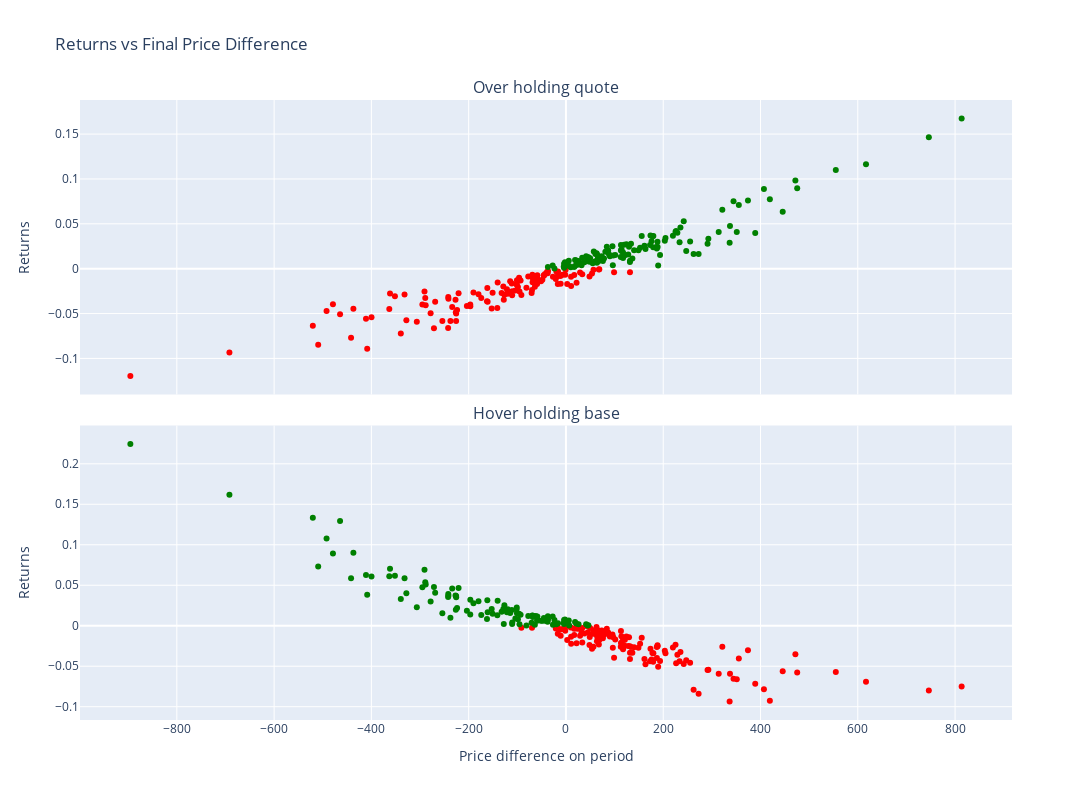

Here is the notebook cell this chart was saved with:
### Markdown cell above
## Analysis

### Code cell
fig = make_subplots(rows=2, cols=1, shared_xaxes=True, specs=[[{}], [{}]], vertical_spacing=0.05, subplot_titles=("Over holding quote", "Hover holding base"))

quote_negative_returns = [[price, ret] for price, ret in zip(final_price_diff_arr, quote_returns_arr) if ret < 0]
quote_positive_returns = [[price, ret] for price, ret in zip(final_price_diff_arr, quote_returns_arr) if ret >= 0]

base_negative_returns = [[price, ret] for price, ret in zip(final_price_diff_arr, base_returns_arr) if ret < 0]
base_positive_returns = [[price, ret] for price, ret in zip(final_price_diff_arr, base_returns_arr) if ret >= 0]

fig.add_trace(
    go.Scatter(x=[row[0] for row in quote_negative_returns], y=[row[1] for row in quote_negative_returns], name="Returns", mode="markers", marker=dict(color="red")),
    row=1, col=1
)
fig.add_trace(
    go.Scatter(x=[row[0] for row in quote_positive_returns], y=[row[1] for row in quote_positive_returns], name="Returns", mode="markers", marker=dict(color="green")),
    row=1, col=1
)
fig.add_trace(
    go.Scatter(x=[row[0] for row in base_negative_returns], y=[row[1] for row in base_negative_returns], name="Returns", mode="markers", marker=dict(color="red")),
    row=2, col=1
)
fig.add_trace(
    go.Scatter(x=[row[0] for row in base_positive_returns], y=[row[1] for row in base_positive_returns], name="Returns", mode="markers", marker=dict(color="green")),
    row=2, col=1
)


fig.update_xaxes(title_text="Price difference on period", row=2, col=1)
fig.update_yaxes(title_text="Returns", row=1, col=1)
fig.update_yaxes(title_text="Returns", row=2, col=1)

fig.update_layout(
    title="Returns vs Final Price Difference",
    showlegend=False,
    height=800,
    width=1200,
)

del quote_negative_returns, quote_positive_returns, base_negative_returns, base_positive_returns

fig.show()
